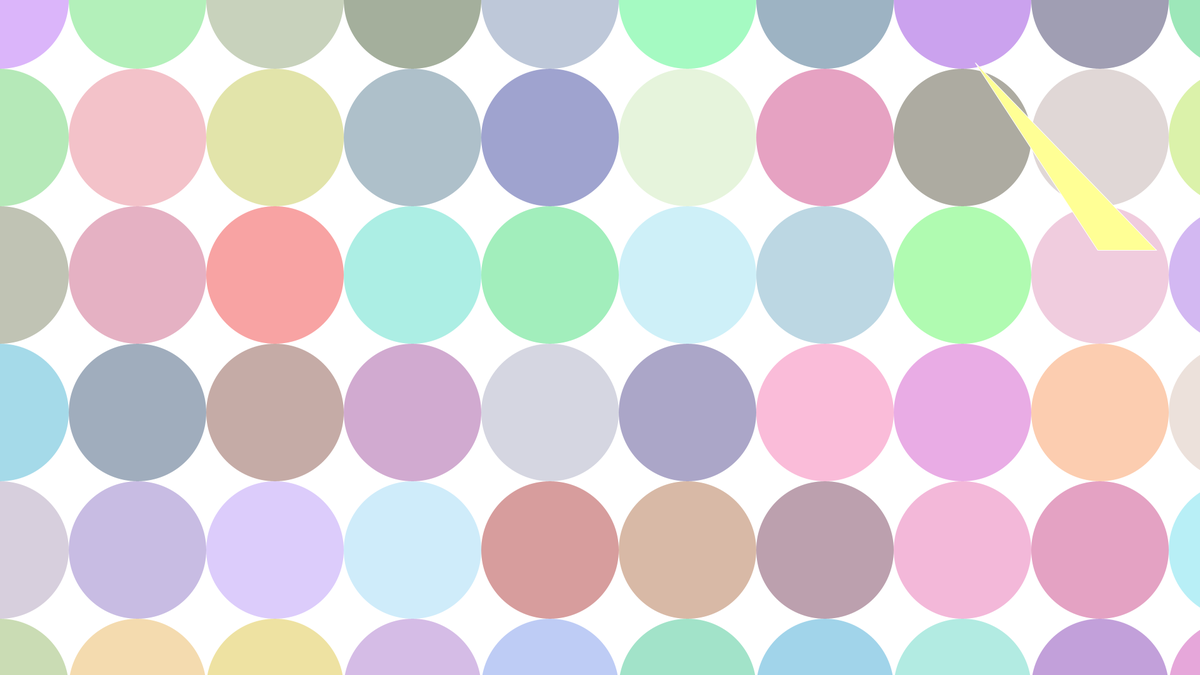
Frame 1 (no input)
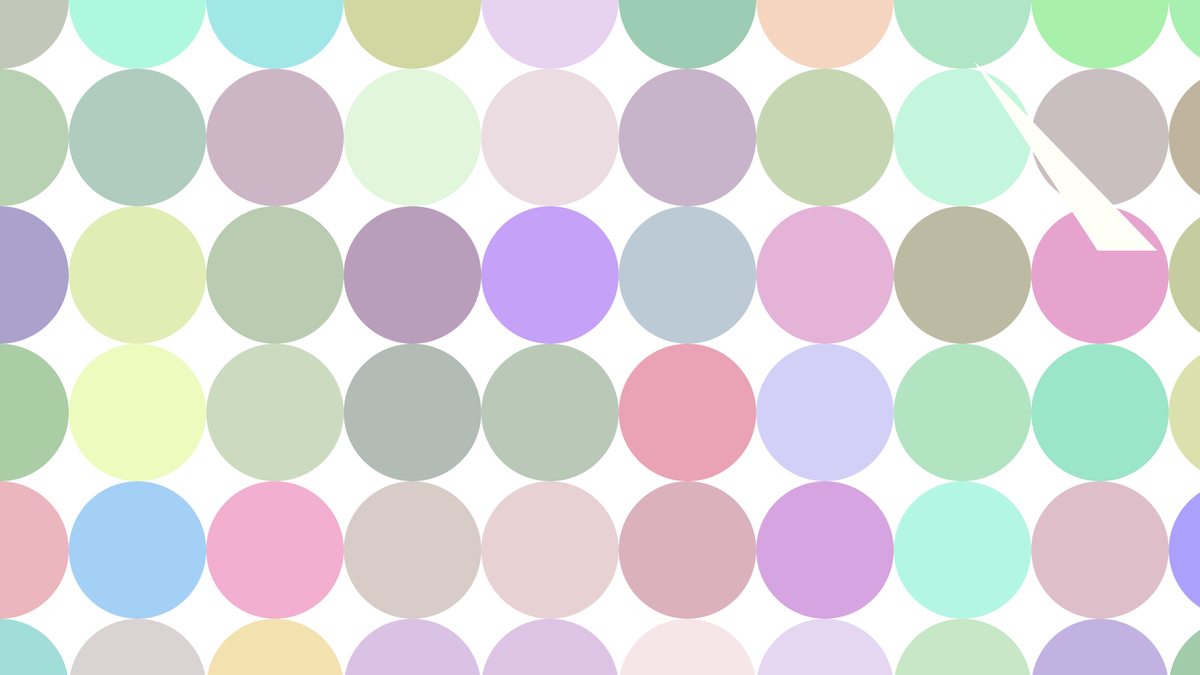
Frame 60 (the mouse pressed at the canvas centre just before this capture)
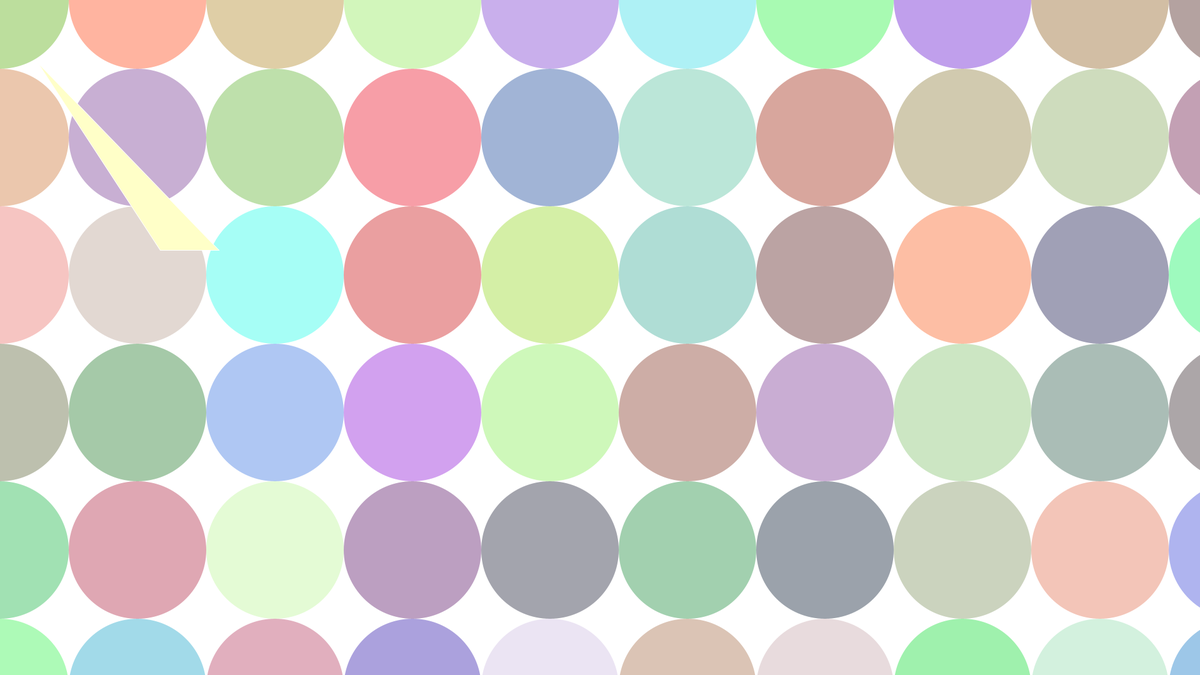
Frame 120 (the mouse held since frame 60 and released just before this capture)

The Processing sketch that drew these frames (run headless with seeded random() and noise(); from frame 60 on, the mouse is pressed at the canvas centre):

// Processing sketch: SS3_ArtisticLoops
// ── SS3_ArtisticLoops.pde
/*

Rodrigo A Vega Cruz. ArtisticLoops
You get random circles on the screen, and depending on the 
position of you're mouse within the canvas. You will see a triangle either more towards 
the left or the right side of the canvas.

*/

float xData = 100;
int yData = 60;

void setup() {
 size(1920,1080);
}

void draw() {
  
  background(255);
    
  for (int y = 0; y <= height + 220; y= y + 220){
    for (int x = 0; x <= width + 220; x = x + 220) {
      noStroke();
      fill(random(255),random(255),random(255),100);
      ellipse(x,y,220,220);
    }
  }

  if (mouseX >= width/2) {
      strokeWeight(1);
      stroke(255);
      fill(255,255,random(255));
      triangle(256,400,yData,xData,350,400);
  } else if(mouseX < width/2){
      strokeWeight(1);
      stroke(255);
      fill(255,255,random(255));
      triangle(1756,400,yData + 1500,xData,1850,400);
  }

}
